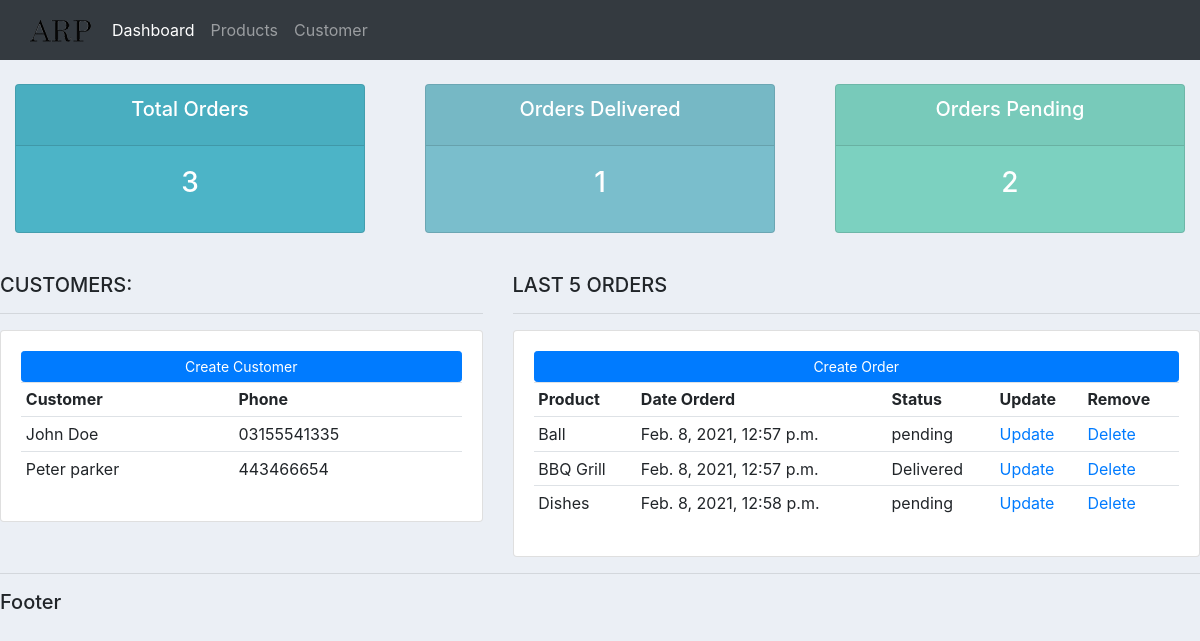
The page / on the database its author committed.
### accounts/models.py (models this page shows, shortened)
class Customer(models.Model):
    name = models.CharField(max_length=200,
                            null=True)  # we put null because sometimes there is no name so we dont want errors
    phone = models.CharField(max_length=200, null=True)
    email = models.CharField(max_length=200, null=True)
    date_created = models.DateTimeField(auto_now_add=True, null=True)

class Order(models.Model):
    STATUS = (      # a drop down menu for status
        ('pending', 'pending'),
        ('out for delivery', 'out for delivery'),
        ('Delivered', 'Delivered')
    )
    customer = models.ForeignKey(Customer, null=True, on_delete=models.SET_NULL)  # very very important
    product = models.ForeignKey(Product, null=True, on_delete=models.SET_NULL)  # we create the relationships in table
    date_created = models.DateTimeField(auto_now_add=True, null=True)
    status = models.CharField(max_length=200, null=True, choices=STATUS)  # **

class Product(models.Model):
    CATEGORY = (  # drop down menu for category
        ('Indoor', 'Indoor'),
        ('Out Door', 'Out Door')
    )
    name = models.CharField(max_length=200, null=True)
    price = models.FloatField(null=True)
    category = models.CharField(max_length=200, null=True, choices=CATEGORY)  # **
    description = models.CharField(max_length=200, null=True,blank=True)
    date_created = models.DateTimeField(auto_now_add=True, null=True)
    tag = models.ManyToManyField(Tag)  # *****
    def __str__(self):
        return self.name

### accounts/views.py (the view)
# urls.py: path('', views.home),
def home(request):
    orders = Order.objects.all()  # used to show on page
    customers = Customer.objects.all()  # used to show on page
    total_customers = customers.count()
    total_orders = orders.count()
    delivered = orders.filter(status='Delivered').count()
    pending = orders.filter(status='pending').count()
    context = {'orders': orders, 'customers': customers, 'total_orders': total_orders, 'delivered': delivered,
               'pending': pending}
    return render(request, 'accounts/dashboard.html', context)

### accounts/templates/accounts/dashboard.html
{% extends 'accounts/main.html' %}
{% block content %}
{%  include 'accounts/status.html' %}
<br>
<div class="row">
  <div class="col-md-5">
    <h5>CUSTOMERS:</h5>
    <hr>
    <div class="card card-body">
      <a class="btn btn-primary  btn-sm btn-block" href="">Create Customer</a>
      <table class="table table-sm">
        <tr>
          <th>Customer</th>
          <th>Phone</th>
        </tr>
          {% for customer in customers %}
            <tr>
              <td>{{ customer.name }}</td>
            <td>{{ customer.phone }}</td>
             </tr>
          {% endfor %}
      </table>
    </div>
  </div>
  <div class="col-md-7">
    <h5>LAST 5 ORDERS</h5>
    <hr>
    <div class="card card-body">
      <a class="btn btn-primary  btn-sm btn-block" href="">Create Order</a>
      <table class="table table-sm">
        <tr>
          <th>Product</th>
          <th>Date Orderd</th>
          <th>Status</th>
          <th>Update</th>
          <th>Remove</th>
        </tr>
          {% for order in orders %}
            <tr>
                <td>{{order.product }}</td>
              <td>{{ order.date_created }}</td>
              <td>{{order.status }}</td>
                <td><a href="">Update</a> </td>
                <td><a href="">Delete</a></td>
             </tr>
          {% endfor %}
      </table>
    </div>
  </div>
</div>
{% endblock %}

### accounts/templates/accounts/main.html (shortened to what this page needs)
{% load static %}
<!DOCTYPE html>
<html lang="en">
<head>
    <link rel="stylesheet" href="https://stackpath.bootstrapcdn.com/bootstrap/4.3.1/css/bootstrap.min.css">
    <link rel="stylesheet" type="text/css" href="{% static '/css/main.css' %}"/>
</head>
<body>
        {% include 'accounts/navbar.html' %}
        {% block content %}
        {% endblock %}
        <hr>
        <h5>Footer</h5>
</body>
</html>

### accounts/templates/accounts/navbar.html (shortened to what this page needs)
{% load static %}
<nav class="navbar navbar-expand-lg navbar-dark bg-dark">
    <img src="{% static 'images/logo.png' %}">
    <div class="collapse navbar-collapse" id="navbarNav">
        <ul class="navbar-nav">
            <li class="nav-item active">
                <a class="nav-link" href="#">Dashboard</a>
            </li>
            <li class="nav-item">
                <a class="nav-link" href="#">Products</a>
            </li>
            <li class="nav-item">
                <a class="nav-link" href="#">Customer</a>
            </li>
        </ul>
    </div>
</nav>

### accounts/templates/accounts/status.html
<br>
<div class="row">
  <div class="col">
    <div class="col-md">
      <div class="card text-center text-white  mb-3" id="total-orders">
          <div class="card-header">
            <h5 class="card-title">Total Orders</h5>
          </div>
          <div class="card-body">
            <h3 class="card-title">{{ total_orders }}</h3>
          </div>
      </div>
    </div>
  </div>
  <div class="col">
    <div class="col-md">
      <div class="card text-center text-white  mb-3" id="orders-delivered">
          <div class="card-header">
            <h5 class="card-title">Orders Delivered</h5>
          </div>
          <div class="card-body">
            <h3 class="card-title">{{ delivered }}</h3>
          </div>
      </div>
    </div>
  </div>
  <div class="col">
    <div class="col-md">
      <div class="card text-center text-white  mb-3" id="orders-pending">
          <div class="card-header">
            <h5 class="card-title">Orders Pending</h5>
          </div>
          <div class="card-body">
            <h3 class="card-title">{{ pending }}</h3>
          </div>
      </div>
    </div>
  </div>
</div>

### static/css/main.css (style rules this page uses)
body { background-color: #ebeff5; }
#total-orders { background-color: #4cb4c7; }
#orders-delivered { background-color: #7abecc; }
#orders-pending { background-color: #7cd1c0; }

### rows shown on the page
Customer: name "John Doe", phone "03155541335"
Customer: name "Peter parker", phone "443466654"
Order: product "Ball", date_created "Feb. 8, 2021, 12:57 p.m.", status "pending"
Order: product "BBQ Grill", date_created "Feb. 8, 2021, 12:57 p.m.", status "Delivered"
Order: product "Dishes", date_created "Feb. 8, 2021, 12:58 p.m.", status "pending"

### other values the page prints
{{ total_orders }} "3"
{{ delivered }} "1"
{{ pending }} "2"
